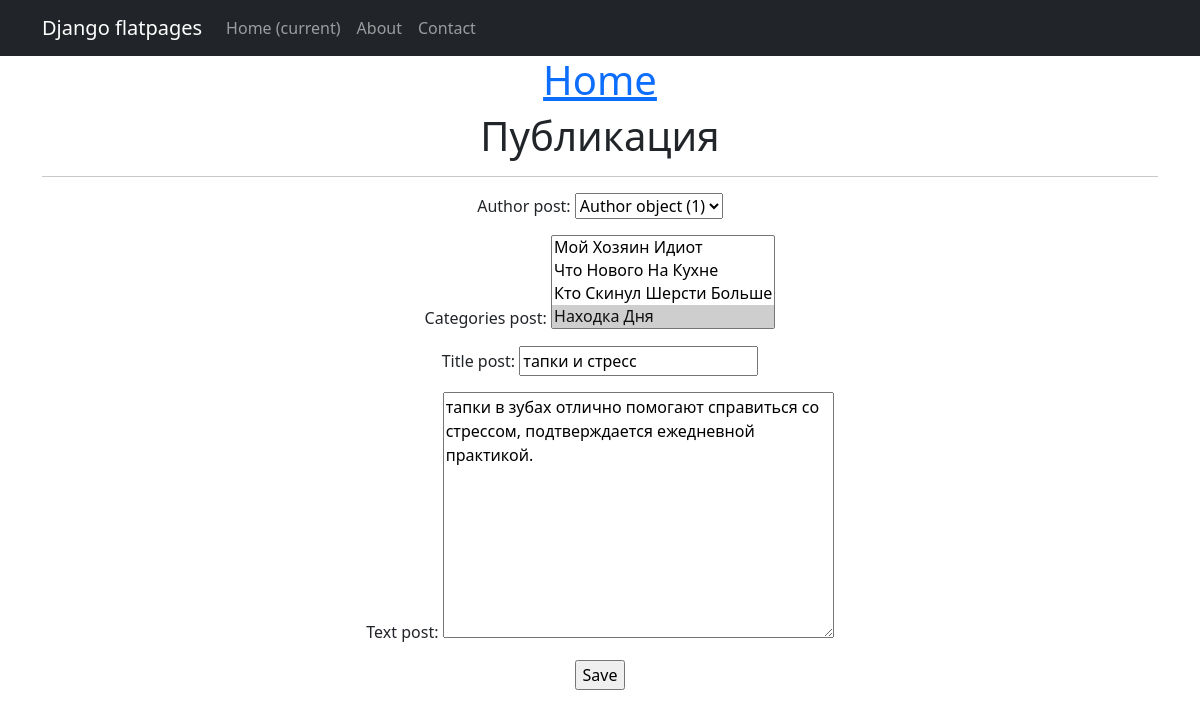
Before: /articles/1/edit/ (signed in) with the older database file.
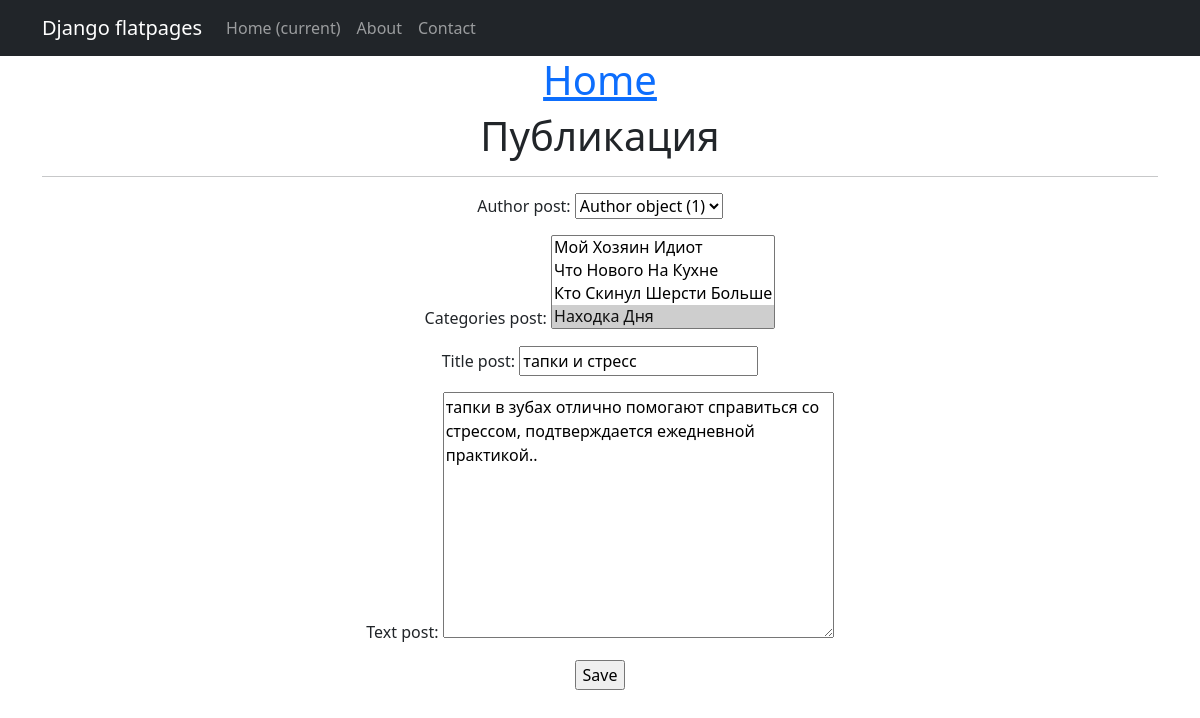
After: the same page with the newer database file.
### NewsApp/models.py (models this page shows, shortened)
class Post(models.Model):
    article = 'AR'
    news = 'NE'
    TYPE = [
    (article, 'статья'),
    (news, 'новость')]
    author_post = models.ForeignKey(Author, on_delete=models.CASCADE)
    type_post = models.CharField(max_length=2, choices=TYPE, default=article)
    date_time_post = models.DateTimeField(auto_now_add=True)
    categories_post = models.ManyToManyField(Category, through='PostCategory')
    title_post = models.CharField(max_length=250)
    text_post = models.TextField()
    rating_post = models.FloatField(default=0.0)

### NewsApp/views.py (the view)
# urls.py: path('articles/<int:pk>/edit/', ArticleUpdate.as_view(), name='articles_update'),
class ArticleUpdate(LoginRequiredMixin, UpdateView):
    form_class = PostForm
    model = Post
    template_name = 'post_edit.html'

### NewsApp/forms.py
class PostForm(forms.ModelForm):
    class Meta:
        model = Post
        fields = [
            'author_post',
            'categories_post',
            'title_post',
            'text_post',
        ]

### NewsApp/models.py (called while the page is built)
    def __str__(self):
        return self.name_category.title()

### templates/post_edit.html (shortened to what this page needs)
{% extends 'flatpages/default.html' %}
{% block content %}
<h1>Публикация</h1>
<hr>
<form action="" method="post">
    {{ form.as_p }}
    <input type="submit" value="Save" />
</form>
{% endblock content %}

Changed rows visible on the page:
changed Post "Author object (1)": text_post "тапки в зубах отлично помогают справиться со стрессом, подтверждается ежедневной практикой." → "тапки в зубах отлично помогают справиться со стрессом, подтверждается ежедневной практикой.."
